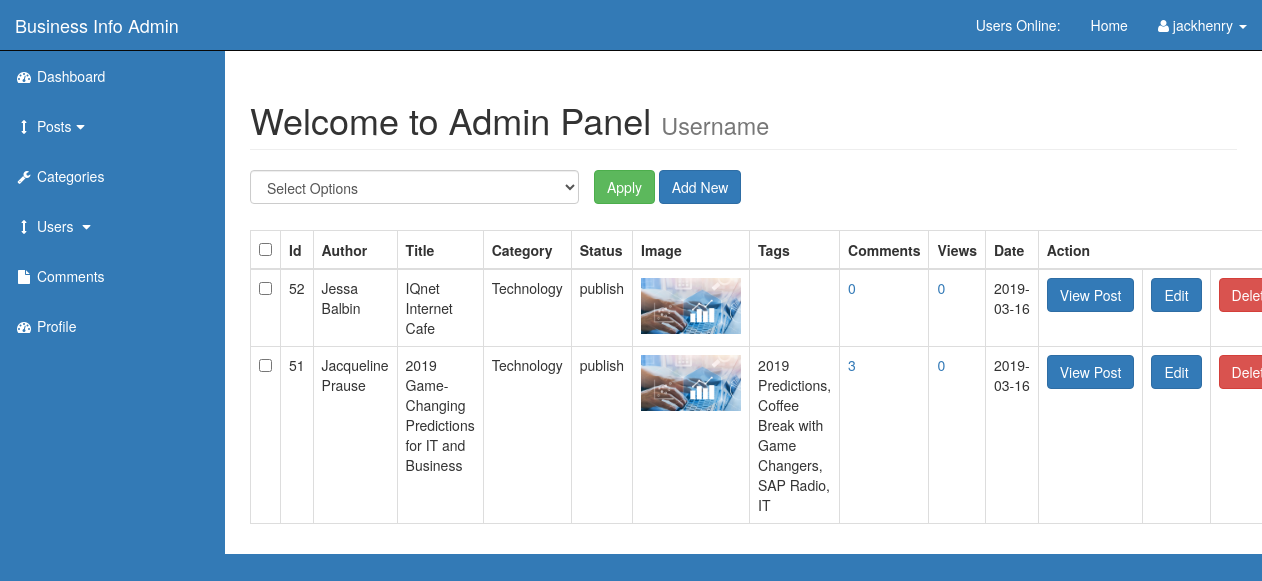
The page /admin/posts.php (signed in) on the database as committed earlier.
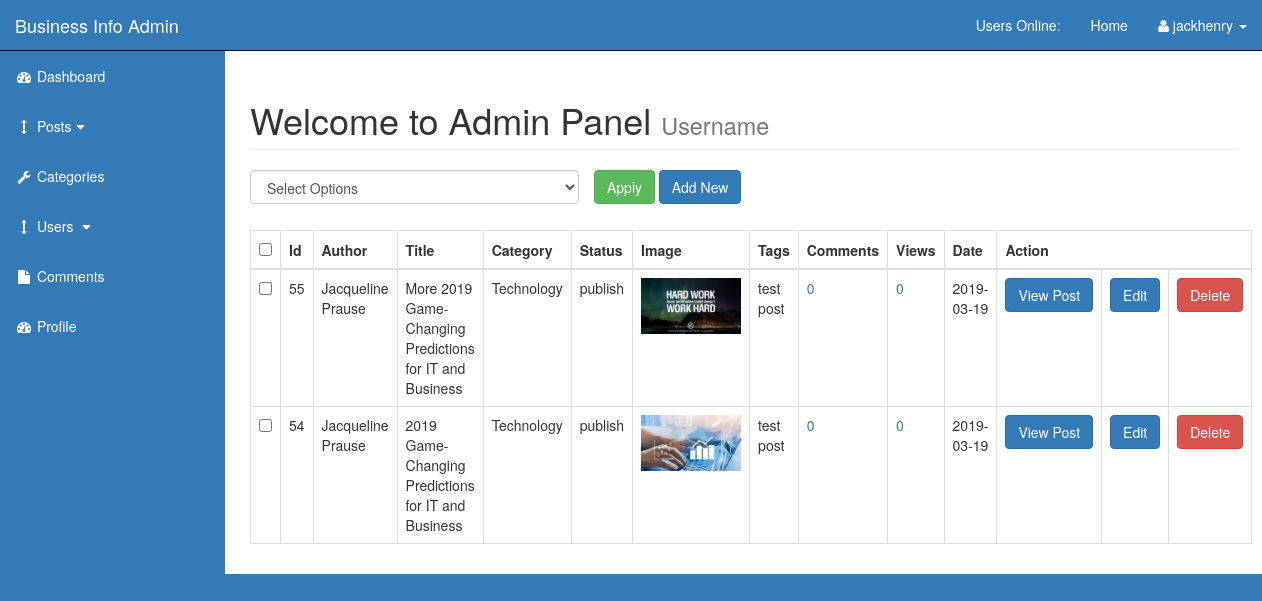
The same page on the database as committed later.
### tables this page shows
CREATE TABLE `posts` (
  `post_id` int(3) NOT NULL,
  `post_category_id` int(3) NOT NULL,
  `post_title` varchar(255) NOT NULL,
  `post_author` varchar(255) NOT NULL,
  `post_date` date NOT NULL,
  `post_image` text NOT NULL,
  `post_content` text NOT NULL,
  `post_tags` varchar(255) NOT NULL,
  `post_comment_count` int(11) NOT NULL,
  `post_status` varchar(255) NOT NULL DEFAULT 'draft',
  `post_views_count` int(11) NOT NULL
);

CREATE TABLE `categories` (
  `cat_id` int(3) NOT NULL,
  `cat_title` varchar(100) NOT NULL
);

### admin/includes/view_all_posts.php (the view, shortened to what this page needs)
<form action="" method="post">
    <table class="table table-bordered table-hover">
        <div id="bulkOptionsContainer" class="col-xs-4">
            <select name="bulk_options" id="" class="form-control">
                <option value="">Select Options</option>
            </select>
        </div>
        <div class="col-xs-4">
            <input type="submit" name="submit" value="Apply" class="btn btn-success">
            <a href="posts.php?source=add_post" class="btn btn-primary">Add New</a>
        </div>
        <br><br><br>
        <thead>
            <tr>
                <th><input type="checkbox" name="" id="selectAllBoxes"></th>
                <th>Id</th>
                <th>Author</th>
                <th>Title</th>
                <th>Category</th>
                <th>Status</th>
                <th>Image</th>
                <th>Tags</th>
                <th>Comments</th>
                <th>Views</th>
                <th>Date</th>
                <th colspan="3">Action</th>
            </tr>
        </thead>
        <tbody>
        <?php
            $query = "SELECT * FROM posts ORDER BY post_id DESC";
            $select_posts = mysqli_query($connection, $query);
            while($row = mysqli_fetch_assoc($select_posts)){
                $post_id = $row['post_id'];
                $post_author = $row['post_author'];
                $post_title = $row['post_title'];
                $post_category_id = $row['post_category_id'];
                $post_status = $row['post_status'];
                $post_image = $row['post_image'];
                $post_tags = $row['post_tags'];
                $post_date = $row['post_date'];
                $post_views_count = $row['post_views_count'];
                echo "<tr>";
                    echo "<td><input type='checkbox' name='checkboxArray[]' value='$post_id' class='checkboxes'></td>";
                    echo "<td>$post_id</td>";
                    echo "<td>$post_author</td>";
                    echo "<td>$post_title</td>";
            $query = "SELECT * FROM categories WHERE cat_id = $post_category_id";
                    $select_category = mysqli_query($connection, $query);
                    while($row = mysqli_fetch_assoc($select_category)){
                        $cat_title = $row['cat_title'];
                        echo "<td>$cat_title</td>";
                    }
                    echo "<td>$post_status</td>";
                    echo "<td><img src='../images/$post_image' width='100'></td>";
                    echo "<td>$post_tags</td>";
                    $query = "SELECT * FROM comments WHERE comment_post_id = $post_id";
                    $comments_count = mysqli_query($connection, $query);
                    $comments_num_rows = mysqli_num_rows($comments_count);
                    echo "<td><a href='post_comments.php?id=$post_id'>$comments_num_rows</a></td>";
                    echo "<td><a href='posts.php?reset=$post_id' onclick=\"javascript: return confirm('Are you sure you want to reset views count?'); \">$post_views_count</a></td>";
                    echo "<td>$post_date</td>";
                    echo "<td><a href='../post.php?p_id=$post_id' target='_blank' class='btn btn-primary'>View Post</a></td>";
                    echo "<td><a href='posts.php?source=edit_post&post_id_edit=$post_id' class='btn btn-primary'>Edit</a></td>";
                    echo "<td><a href='posts.php?delete=$post_id' onclick=\"javascript: return confirm('Are you sure you want to delete?'); \" class='btn btn-danger'>Delete</a></td>";
                echo "</tr>";
            }
        ?>
        </tbody>
    </table>
</form>

### admin/includes/admin_header.php (shortened to what this page needs)
<!DOCTYPE html>
<html lang="en">
<head>
    <link href="css/bootstrap.min.css" rel="stylesheet">
    <link href="css/sb-admin.css" rel="stylesheet">
    <link href="css/loader.css" rel="stylesheet">
    <link href="font-awesome/css/font-awesome.min.css" rel="stylesheet" type="text/css">
</head>
<body>

### admin/posts.php (shortened to what this page needs)
<?php include "includes/admin_header.php"; ?>
    <div id="wrapper">
        <?php include "includes/admin_navigation.php"; ?>
        <div id="page-wrapper">
            <div class="container-fluid">
                <div class="row">
                    <div class="col-lg-12">
                        <h1 class="page-header">
                            Welcome to Admin Panel
                            <small>Username</small>
                        </h1>
                        <?php
                            if(isset($_GET['source'])){
                                $source = $_GET['source'];
                            } else {
                                $source = "";
                            }
                            switch($source){
                                default:
                                    include "./includes/view_all_posts.php";
                                    break;
                            }
                        ?>
                    </div>
                </div>
            </div>
        </div>
<?php include "includes/admin_footer.php"; ?>

### admin/includes/admin_navigation.php (shortened to what this page needs)
<nav class="navbar navbar-inverse navbar-fixed-top" role="navigation">
    <div class="navbar-header">
        <a class="navbar-brand" href="index.php">Business Info Admin</a>
    </div>
    <ul class="nav navbar-right top-nav">
        <li><a href="">Users Online: <span class="usersonline"></span></a></li>
        <li><a href="../index.php">Home</a></li>
        <li class="dropdown">
            <a href="#" class="dropdown-toggle" data-toggle="dropdown"><i class="fa fa-user"></i> <?php echo $_SESSION['username']; ?> <b class="caret"></b></a>
        </li>
    </ul>
    <div class="collapse navbar-collapse navbar-ex1-collapse">
        <ul class="nav navbar-nav side-nav">
            <li>
                <a href="index.php"><i class="fa fa-fw fa-dashboard"></i> Dashboard</a>
            </li>
            <li>
                <a href="javascript:;" data-toggle="collapse" data-target="#posts_dropdown"><i class="fa fa-fw fa-arrows-v"></i> Posts<i class="fa fa-fw fa-caret-down"></i></a>
            </li>
            <li>
                <a href="./categories.php"><i class="fa fa-fw fa-wrench"></i> Categories</a>
            </li>
            <li>
                <a href="javascript:;" data-toggle="collapse" data-target="#users_dropdown"><i class="fa fa-fw fa-arrows-v"></i> Users <i class="fa fa-fw fa-caret-down"></i></a>
            </li>
            <li>
                <a href="comments.php"><i class="fa fa-fw fa-file"></i> Comments</a>
            </li>
            <li>
                <a href="profile.php"><i class="fa fa-fw fa-dashboard"></i> Profile</a>
            </li>
        </ul>
    </div>
</nav>

### admin/includes/admin_footer.php (shortened to what this page needs)
    </div>
</body>
</html>

### admin/css/sb-admin.css (style rules this page uses)
body { margin-top: 100px; background-color: #222; }
@media (min-width:768px) { body { margin-top: 50px; } }
#wrapper { padding-left: 0; }
#page-wrapper { width: 100%; padding: 0; background-color: #fff; }
@media (min-width:768px) { #wrapper { padding-left: 225px; } }
@media (min-width:768px) { #page-wrapper { padding: 10px; } }
.top-nav { padding: 0 15px; }
.top-nav>li { display: inline-block; float: left; }
.top-nav>li>a { padding-top: 15px; padding-bottom: 15px; line-height: 20px; color: #999; }
@media (min-width:768px) { .side-nav { position: fixed; top: 51px; left: 225px; width: 225px; margin-left: -225px; border: none; border-radius: 0; overflow-y: auto; background-color: #222; } }
@media (min-width:768px) { .side-nav>li>a { width: 225px; } }
#bulkOptionsContainer { padding: 0; }

### admin/includes/admin_navigation.php (style rules this page uses)
nav.navbar, ul.navbar-nav.side-nav { background-color: #337ab6; }
nav.navbar ul.nav > li > a, .navbar-brand { color: white !important; }
body { background-color: #337ab6; }
ul.navbar-nav.side-nav > li a { color: white !important; }

Rows that differ between the two databases and show on the page:
removed posts: post_id "52", post_author "Jessa Balbin", post_title "IQnet Internet Cafe", post_status "publish", post_image (picture), comments_num_rows "0", post_views_count "0", post_date "2019-03-16", categories (cat_title "Technology")
removed posts: post_id "51", post_author "Jacqueline Prause", post_title "2019 Game-Changing Predictions for IT and Business", post_status "publish", post_image (picture), post_tags "2019 Predictions, Coffee Break with Game Changers, SAP Radio, IT", comments_num_rows "3", post_views_count "0", post_date "2019-03-16", categories (cat_title "Technology")
added posts: post_id "55", post_author "Jacqueline Prause", post_title "More 2019 Game-Changing Predictions for IT and Business", post_status "publish", post_image (picture), post_tags "test post", comments_num_rows "0", post_views_count "0", post_date "2019-03-19", categories (cat_title "Technology")
added posts: post_id "54", post_author "Jacqueline Prause", post_title "2019 Game-Changing Predictions for IT and Business", post_status "publish", post_image (picture), post_tags "test post", comments_num_rows "0", post_views_count "0", post_date "2019-03-19", categories (cat_title "Technology")
